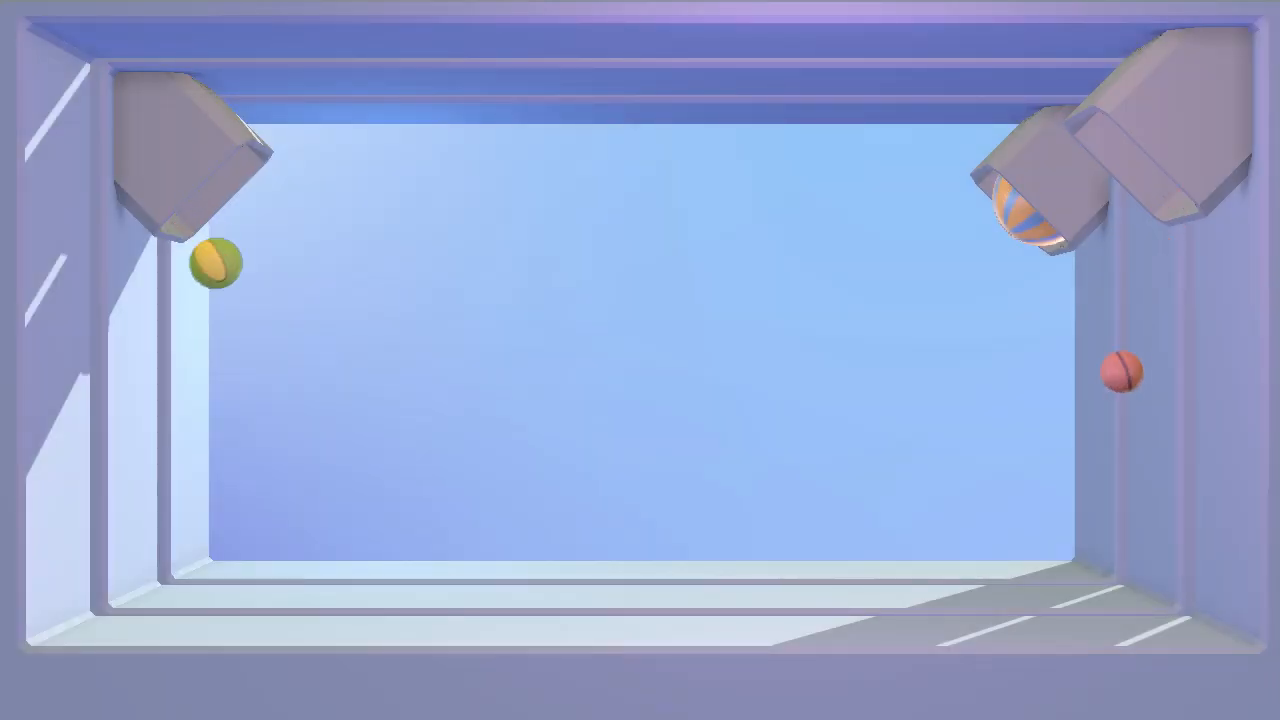
#> input picture frame 65 of labo9/bouncing.mp4, 1280 x 720 px
$ python ej3.py
#> lines starting #> are read from the running program, lines starting #| are printed output that depends on the picture; after the words box and inside, x2 and y2 are one past the last pixel; in counts of white or black regions, pixels touching at a corner belong together
import cv2
import numpy as np

# Ruta del video
video_path = 'bouncing.mp4'

# Cargar el video
cap = cv2.VideoCapture(video_path)

# Inicializar los sustractores de fondo
mog2_subtractor = cv2.createBackgroundSubtractorMOG2()
knn_subtractor = cv2.createBackgroundSubtractorKNN()

# Crear una ventana para mostrar el resultado
cv2.namedWindow('Contornos de Objetos en Movimiento', cv2.WINDOW_NORMAL)

# Bucle para procesar el video cuadro a cuadro
while cap.isOpened():
    ret, frame = cap.read()
#> frame is the input picture: shape (720, 1280, 3); mean B, G, R 212.7, 167.2, 149.4
    if not ret:
        break

    # Aplicar el sustractor de fondo
    mask_mog2 = mog2_subtractor.apply(frame)
#> mask_mog2: shape (720, 1280); every value is 127
    mask_knn = knn_subtractor.apply(frame)
#> mask_knn: shape (720, 1280); every value is 255

    # Aplicar un umbral a la máscara para obtener una imagen binaria
    _, thresh_mog2 = cv2.threshold(mask_mog2, 254, 255, cv2.THRESH_BINARY)
#> thresh_mog2: shape (720, 1280); every value is 0
    _, thresh_knn = cv2.threshold(mask_knn, 254, 255, cv2.THRESH_BINARY)

    # Encontrar contornos en la imagen umbralizada
    contours_mog2, _ = cv2.findContours(thresh_mog2, cv2.RETR_EXTERNAL, cv2.CHAIN_APPROX_SIMPLE)
#> contours_mog2 = []
    contours_knn, _ = cv2.findContours(thresh_knn, cv2.RETR_EXTERNAL, cv2.CHAIN_APPROX_SIMPLE)
#> contours_knn = [[[0, 0], [0, 719], [1279, 719], [1279, 0]]]

    # Dibujar los contornos en el cuadro original
    frame_mog2 = frame.copy()
    frame_knn = frame.copy()

    for contour in contours_mog2:
        if cv2.contourArea(contour) > 500:  # Filtrar por área mínima para evitar ruido
            cv2.drawContours(frame_mog2, [contour], -1, (0, 255, 0), 2)  # Dibuja contornos en verde
#> this loop made 0 passes

    for contour in contours_knn:
        if cv2.contourArea(contour) > 500:  # Filtrar por área mínima para evitar ruido
            cv2.drawContours(frame_knn, [contour], -1, (0, 255, 0), 2)  # Dibuja contornos en verde
#> this loop made 1 pass
#> contour on pass 1: [[0, 0], [0, 719], [1279, 719], [1279, 0]]
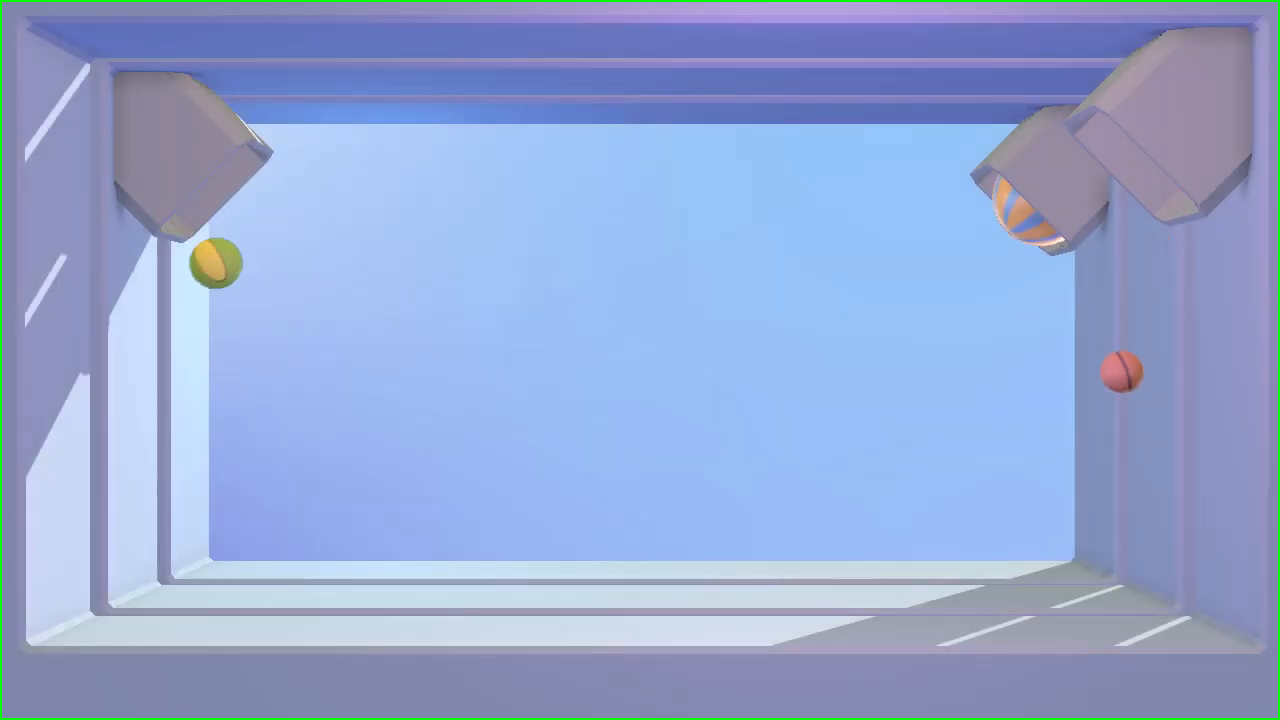
#> frame_knn: shape (720, 1280, 3); 0.87% of pixels changed, all inside (x1, y1, x2, y2) = (0, 0, 1280, 720)

    # Concatenar los resultados de MOG2 y KNN
    combined_frame = np.hstack((frame_mog2, frame_knn))
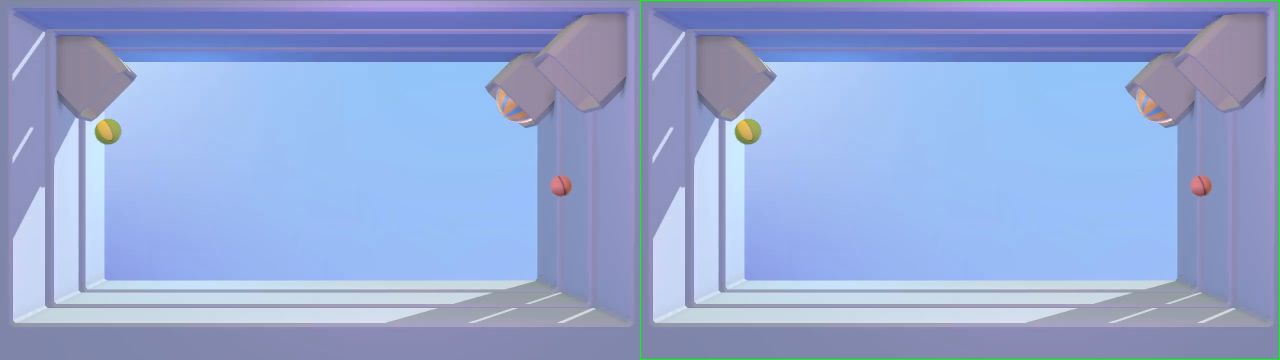
#> combined_frame: shape (720, 2560, 3) (shown at 1/2 size); mean B, G, R 212, 167.7, 148.8

    # Mostrar el resultado
    cv2.imshow('Contornos de Objetos en Movimiento', combined_frame)

    # Salir si se presiona la tecla 'q'
    if cv2.waitKey(30) & 0xFF == ord('q'):
#> (key q is pressed here)
        break

# Liberar el video y cerrar la ventana
cap.release()
cv2.destroyAllWindows()

$ run again, starting later in the video
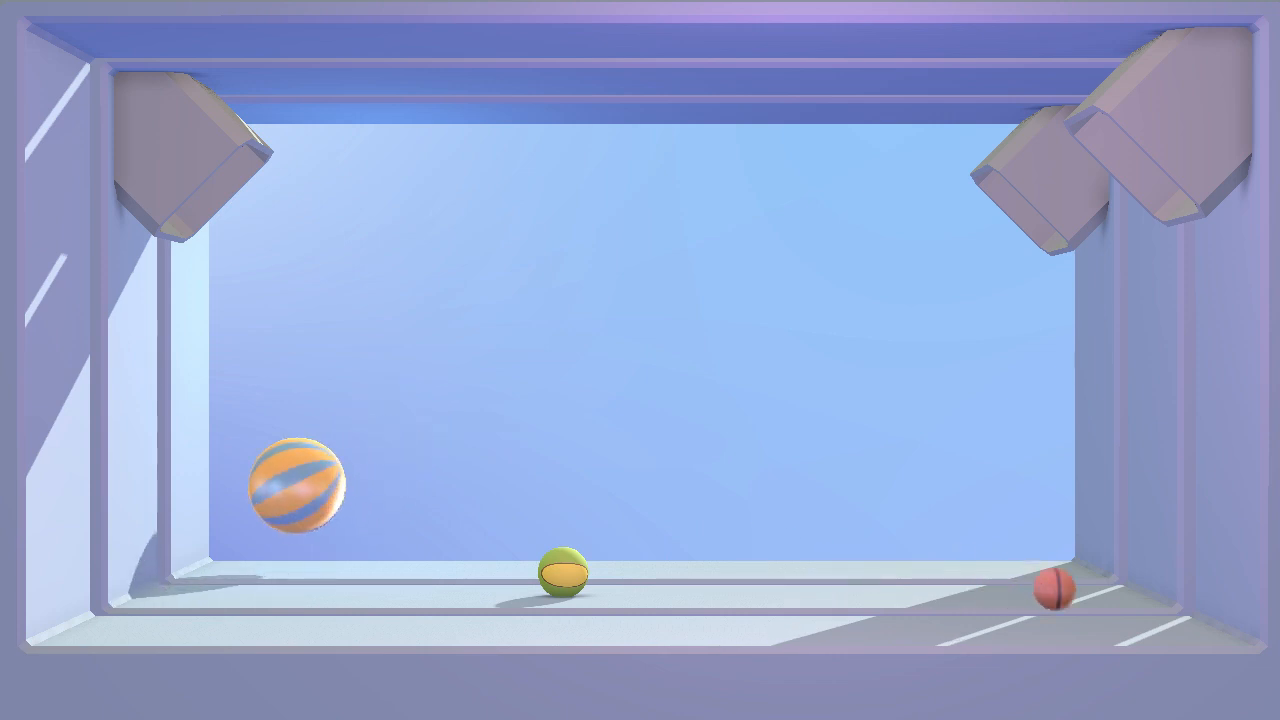
#> input picture frame 292 of labo9/bouncing.mp4, 1280 x 720 px
#> frame is the input picture: shape (720, 1280, 3); mean B, G, R 212.2, 167, 149.5
#> mask_mog2: shape (720, 1280); every value is 127
#> mask_knn: shape (720, 1280); every value is 255
#> thresh_mog2: shape (720, 1280); every value is 0
#> contours_mog2 = []
#> contours_knn = [[[0, 0], [0, 719], [1279, 719], [1279, 0]]]
#> the loop `for contour in contours_knn:` made 1 pass
#> contour on pass 1: [[0, 0], [0, 719], [1279, 719], [1279, 0]]
#> after the loop `for contour in contours_knn:`:
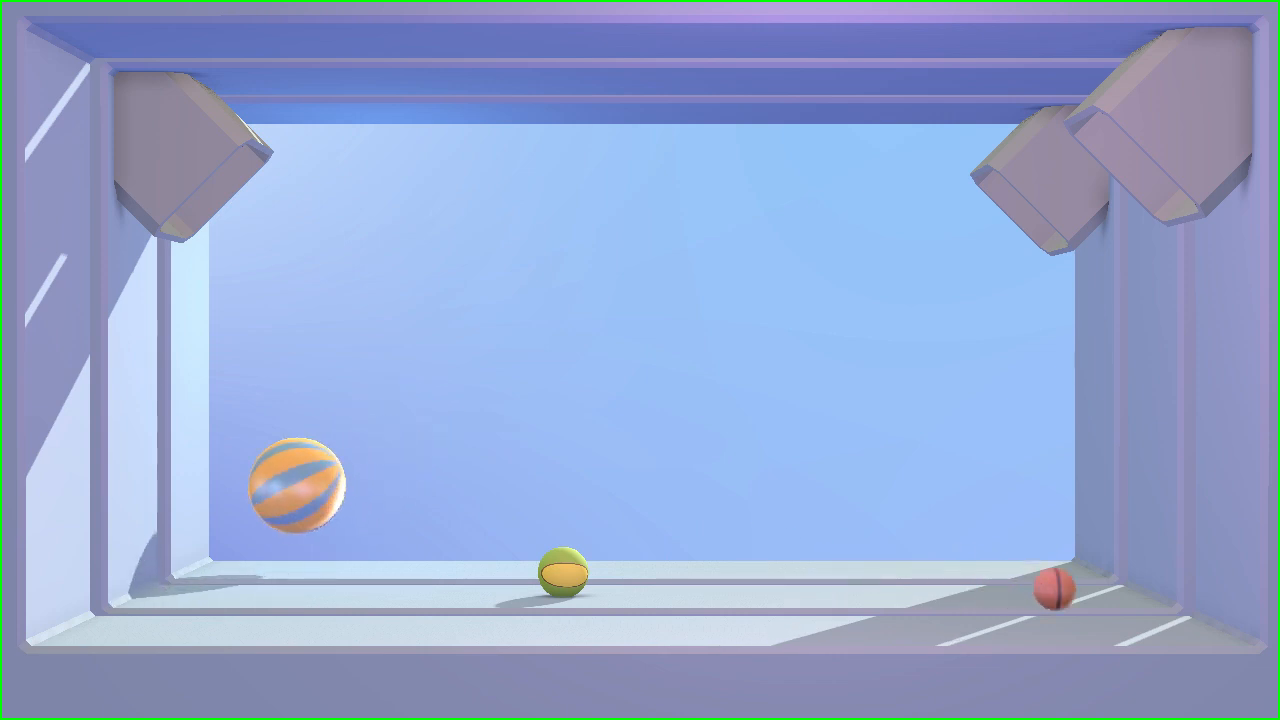
#> frame_knn: shape (720, 1280, 3); 0.87% of pixels changed, all inside (x1, y1, x2, y2) = (0, 0, 1280, 720)
#> `combined_frame = np.hstack((frame_mog2, frame_knn))`:
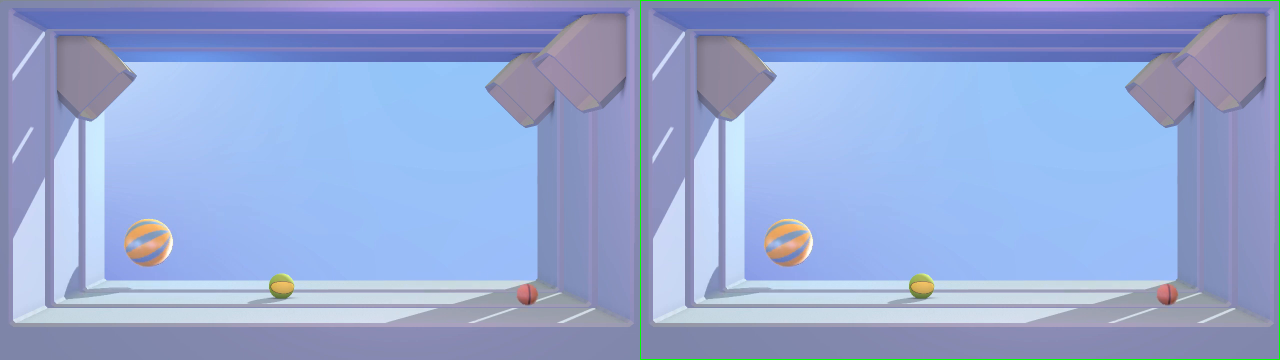
#> combined_frame: shape (720, 2560, 3) (shown at 1/2 size); mean B, G, R 211.5, 167.5, 148.9

$ run again, starting later in the video
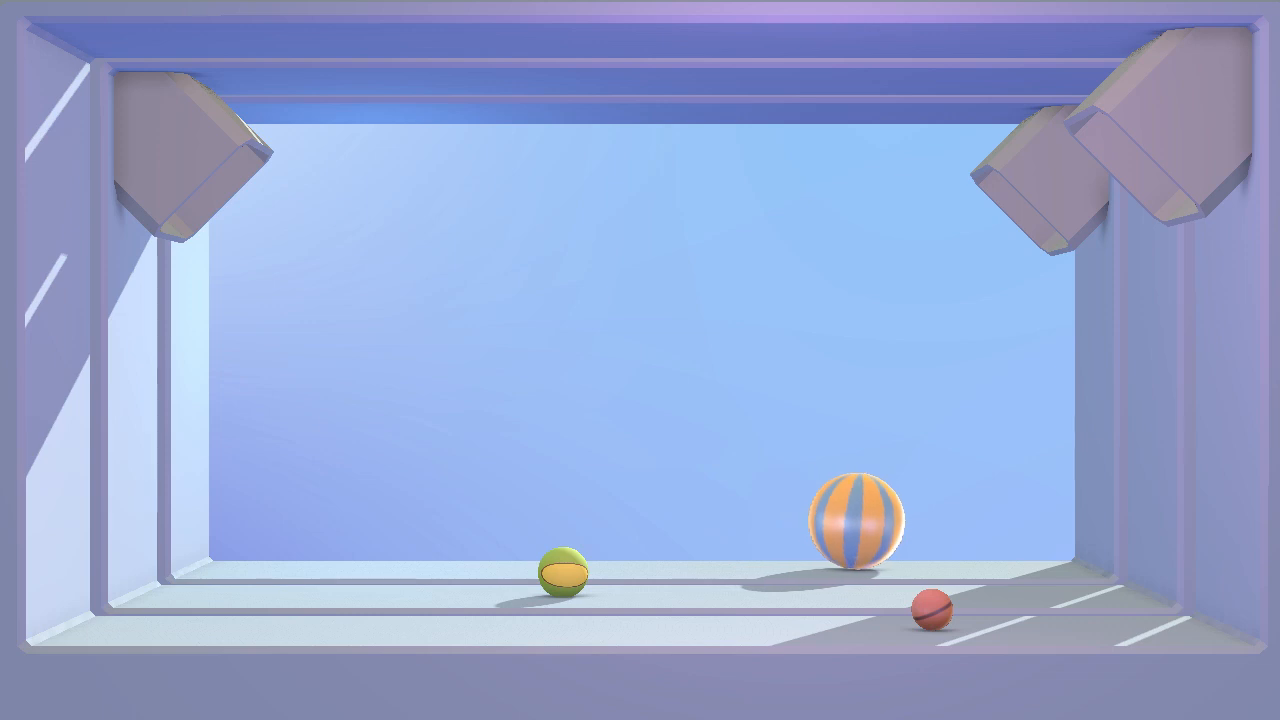
#> input picture frame 520 of labo9/bouncing.mp4, 1280 x 720 px
#> frame is the input picture: shape (720, 1280, 3); mean B, G, R 212.1, 166.9, 149.4
#> mask_mog2: shape (720, 1280); every value is 127
#> mask_knn: shape (720, 1280); every value is 255
#> thresh_mog2: shape (720, 1280); every value is 0
#> contours_mog2 = []
#> contours_knn = [[[0, 0], [0, 719], [1279, 719], [1279, 0]]]
#> the loop `for contour in contours_knn:` made 1 pass
#> contour on pass 1: [[0, 0], [0, 719], [1279, 719], [1279, 0]]
#> after the loop `for contour in contours_knn:`:
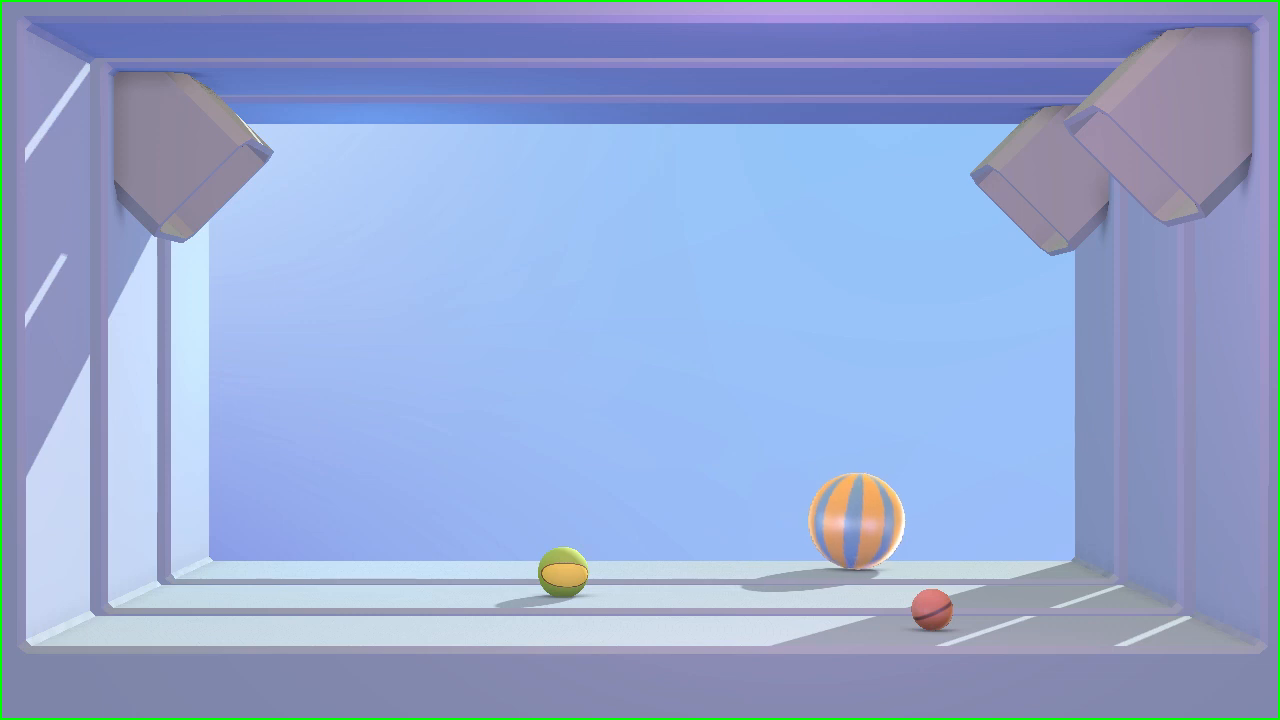
#> frame_knn: shape (720, 1280, 3); 0.87% of pixels changed, all inside (x1, y1, x2, y2) = (0, 0, 1280, 720)
#> `combined_frame = np.hstack((frame_mog2, frame_knn))`:
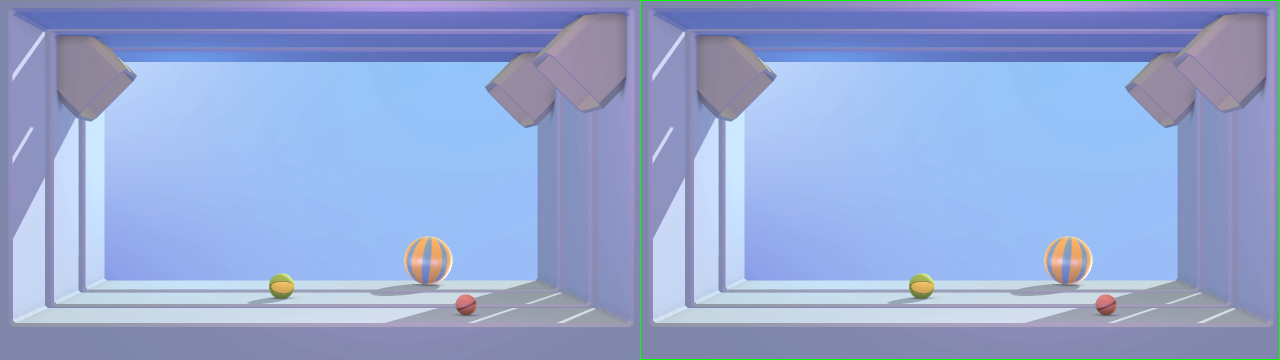
#> combined_frame: shape (720, 2560, 3) (shown at 1/2 size); mean B, G, R 211.3, 167.4, 148.8
